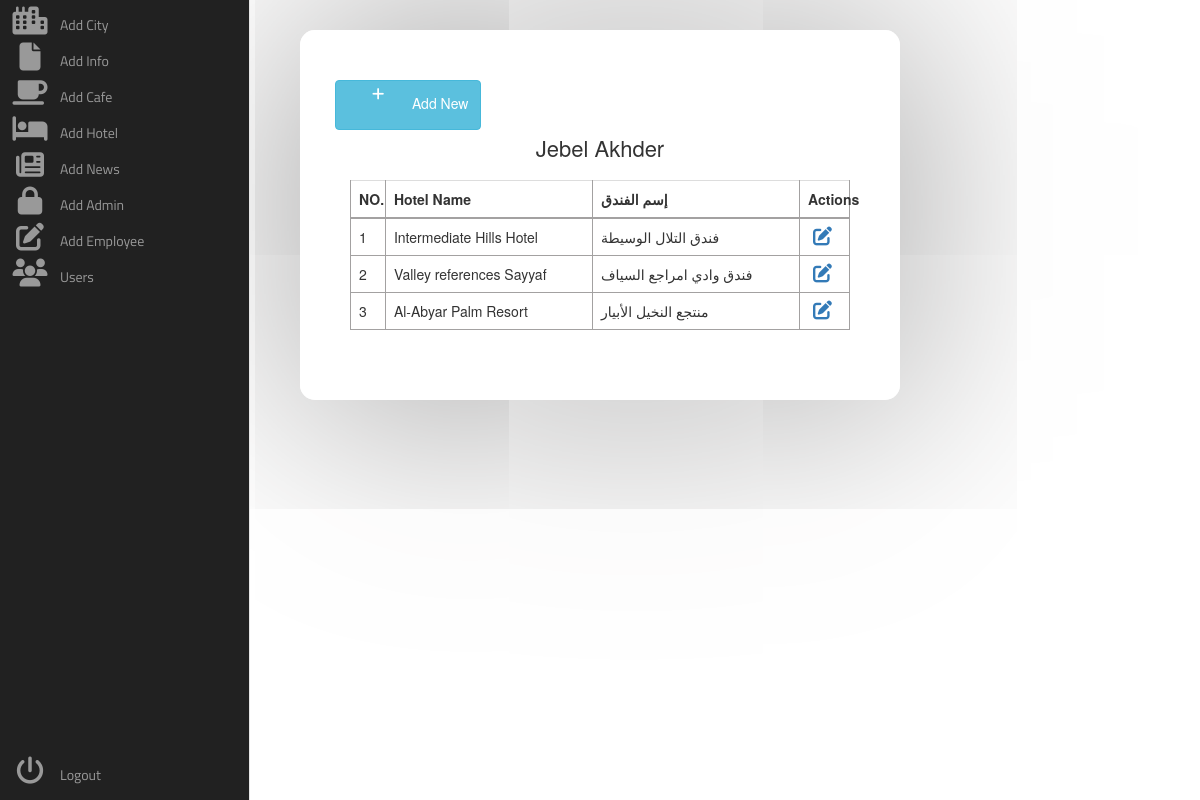
The page /admin/hotel_info.php?id=14 on the database its author committed.
### tables this page shows
CREATE TABLE `city` (
  `city_id` int(255) NOT NULL,
  `city_name` varchar(255) NOT NULL,
  `city_name_ar` varchar(255) NOT NULL,
  `city_caption` varchar(255) NOT NULL,
  `city_caption_ar` varchar(255) NOT NULL,
  `city_img` varchar(255) NOT NULL,
  `city_cover` varchar(255) NOT NULL,
  `city_location` varchar(255) NOT NULL,
  `city_type` tinyint(255) NOT NULL,
  `views` int(255) NOT NULL
);

CREATE TABLE `hotel` (
  `hotel_id` int(255) NOT NULL,
  `hotel_name` varchar(255) NOT NULL,
  `hotel_name_ar` varchar(255) NOT NULL,
  `hotel_location` varchar(255) NOT NULL,
  `hotel_img` varchar(255) NOT NULL,
  `hotel_city_id` tinyint(255) NOT NULL
);

### admin/hotel_info.php (the view, shortened to what this page needs)
<?php
include '../config.php';
?>
<!DOCTYPE html>
<html lang="en">
<head>
        <link rel="stylesheet" href="style/admin.css">
        <link rel="stylesheet" href="https://stackpath.bootstrapcdn.com/font-awesome/4.7.0/css/font-awesome.min.css">
    <link rel="stylesheet" href="https://stackpath.bootstrapcdn.com/bootstrap/3.3.7/css/bootstrap.min.css">
    </head>
    <body>
    <div class="area"></div><nav class="main-menu">
    <ul>
                <li>
                    <a href="city.php">
                        <i class="fa fa-city fa-2x"></i>
                        <span class="nav-text">
                           Add City
                        </span>
                    </a>
                </li>
                <li class="has-subnav">
                    <a href="info.php">
                        <i class="fa fa-file fa-2x"></i>
                        <span class="nav-text">
                            Add Info
                        </span>
                    </a>
                </li>
                <li class="has-subnav">
                    <a href="cafes.php">
                       <i class="fa fa-mug-saucer fa-2x"></i>
                        <span class="nav-text">
                            Add Cafe
                        </span>
                    </a>
                </li>
                <li class="has-subnav">
                    <a href="hotels.php">
                       <i class="fa fa-hotel fa-2x"></i>
                        <span class="nav-text">
                            Add Hotel
                        </span>
                    </a>
                </li>
                <li>
                    <a href="news.php">
                        <i class="fa fa-newspaper fa-2x"></i>
                        <span class="nav-text">
                            Add News
                        </span>
                    </a>
                </li>
                <li>
                    <a href="admin.php">
                        <i class="fa fa-lock fa-2x"></i>
                        <span class="nav-text">
                           Add Admin
                        </span>
                    </a>
                </li>
                <li>
                   <a href="employee.php">
                       <i class="fa fa-pen-to-square fa-2x"></i>
                        <span class="nav-text">
                            Add Employee
                        </span>
                    </a>
                </li>
                <li>
                   <a href="users.php">
                        <i class="fa fa-users fa-2x"></i>
                        <span class="nav-text">
                            Users
                        </span>
                    </a>
                </li>
            </ul>
            <ul class="logout">
                <li>
                   <a href="#">
                         <i class="fa fa-power-off fa-2x"></i>
                        <span class="nav-text">
                            Logout
                        </span>
                    </a>
                </li>
            </ul>
        </nav>
        <diV class="table-wrapper">
            <div class="table-title">
                <div class="row">
                <a href="add_hotel.php" type="button" class="btn btn-info "><i class="fa fa-plus"></i> Add New</a>
                    <?php
                        $city_id = $_GET['id'];
                        $query_pag_data1 = "SELECT * FROM city WHERE city_id = $city_id";
                        $result_pag_data1 = mysqli_query($conn, $query_pag_data1);
                        while($row = mysqli_fetch_assoc($result_pag_data1))
                        $city_name = $row['city_name'];
                    ?>
                    <div><h2><?php echo $city_name; ?> <b></b></h2></div>
                </div>
            </div>
        <table class="table table-bordered">
            <thead>
                <tr>
                    <th style="width: 7%;">NO.</th>
                    <th>Hotel Name</th>
                    <th>إسم الفندق</th>
                    <th style="width: 10%;">Actions</th>
                </tr>
            </thead>
            <tbody>
                <?php
                    include "../config.php";
                    $city_id = $_GET['id'];
                    $query_pag_data = "SELECT * FROM hotel WHERE hotel_city_id = $city_id";
                    $result_pag_data = mysqli_query($conn, $query_pag_data);
                    $i = 1;
                    while($row = mysqli_fetch_assoc($result_pag_data))
                    {
                        $info_title = $row['hotel_name'];
                        $info_title_ar = $row['hotel_name_ar'];
                ?>
                <tr>
                    <td><?php echo $i++ ?></td>
                    <td><?php echo $info_title; ?></td>
                    <td><?php echo $info_title_ar; ?></td>
                    <td><?php echo "<a href='edit_hotel.php?id=$row[hotel_id]'><i class='fa-solid fa-pen-to-square'></a>" ?></td>
                </tr>
            <?php } ?>
            </tbody>
        </table>
        </diV>
    </body>
</html>

### admin/style/admin.css (style rules this page uses)
.fa-2x { font-size: 2em; }
.fa { position: relative; display: table-cell; width: 60px; height: 36px; text-align: center; vertical-align: middle; font-size:20px; }
.main-menu { background:#212121; border-right:1px solid #e5e5e5; position:absolute; top:0; bottom:0; height:100%; left:0; width:60px; overflow:hidden; -webkit-transition:width .05s linear; transition:width .05s linear; -webkit-transform:translateZ(0) scale(1,1); z-index:1000; }
.main-menu>ul { margin:7px 0; }
.main-menu li { position:relative; display:block; width:250px; }
.main-menu li>a { position:relative; display:table; border-collapse:collapse; border-spacing:0; color:#999; font-family: arial; font-size: 14px; text-decoration:none; -webkit-transform:translateZ(0) scale(1,1); -webkit-transition:all .1s linear; transition:all .1s linear; }
.main-menu .nav-text { position:relative; display:table-cell; vertical-align:middle; width:190px; font-family: 'Titillium Web', sans-serif; }
.main-menu>ul.logout { position:absolute; left:0; bottom:0; }
nav { -webkit-user-select:none; -moz-user-select:none; -ms-user-select:none; -o-user-select:none; user-select:none; }
nav ul,nav li { outline:0; margin:0; padding:0; }

### admin/hotel_info.php (style rules this page uses)
.table-wrapper { width: 50%; margin: 30px auto; background: rgba(255, 255, 255, 0.8); padding: 50px; box-shadow: 0 0 1000px rgb(147, 146, 146); border-radius: 15px; }
.table-title { padding-bottom: 10px; margin: 0 0 10px; }
.table-title h2 { margin: 6px 0 0; font-size: 22px; display: flex; align-items: center; justify-content: center; }
table.table { table-layout: fixed; background: #fff; }
table.table tr th, table.table tr td { border-color: #a3a1a1; }
table.table th:last-child { width: 100px; }
table.table td a { cursor: pointer; display: inline-block; margin: 0 5px; min-width: 24px; }
table.table td i { font-size: 19px; }

### rows shown on the page
city: city_name "Jebel Akhder"
hotel: hotel_name "Intermediate Hills Hotel", hotel_name_ar "فندق التلال الوسيطة"
hotel: hotel_name "Valley references Sayyaf", hotel_name_ar "فندق وادي امراجع السياف"
hotel: hotel_name "Al-Abyar Palm Resort", hotel_name_ar "منتجع النخيل الأبيار"
